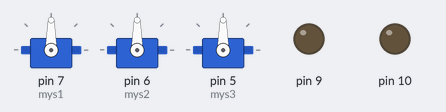
A sketch run on a simulated Arduino Uno, built with avr-gcc and run on an emulated ATmega328P. Shown: 3 × servo, output pins drawn as LEDs (lit = HIGH).

Above: at 0.1 s.
At 6.4 s:
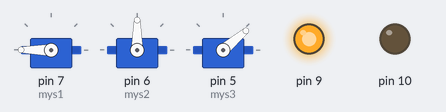
At 8.83 s:
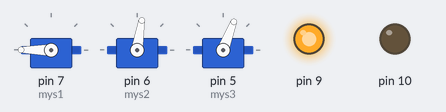
At 11.0 s:
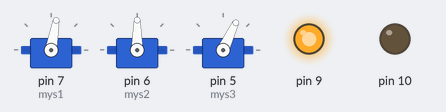
At 12.5 s:
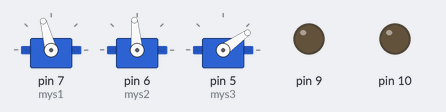
At 17.0 s:
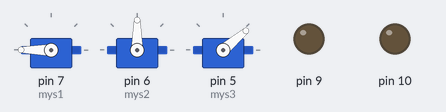
Timing chart, 0 to 18.5 s (numbered marks = the images above):
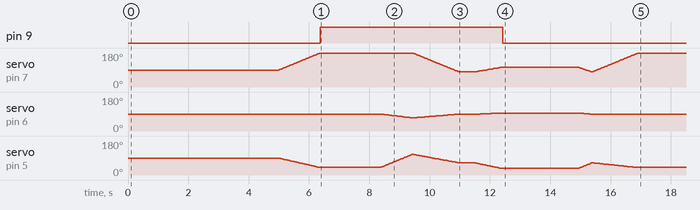

Measured:
- by itself, pin 9: LOW → HIGH at 6.4 s, → LOW 6.1 s later

The sketch:

move.ino
```cpp
#include <Servo.h>

Servo mys1,mys2,mys3;

int flag = 1;
int dt = 5000;

void Mys_123(int angle1,int angle2,int angle3,int t);

void setup(void){
  Serial.begin(9600);
  pinMode(10, OUTPUT);
  pinMode(9, OUTPUT);
  mys1.attach(7);
  mys2.attach(6);
  mys3.attach(5);
}

void loop() {
  if(flag==1){
    // one();
    // delay(dt);
    // two();
    // delay(dt);
    // three();
    // delay(dt);
    // four();
    // delay(dt);
    // five();
    // delay(dt);
    // six();
    // delay(dt);
    // seven();
    // delay(dt);
    // eight();
    // delay(dt);
    // nine();
    // delay(dt);
    // ten();
    delay(dt);
    eleven();
    flag++;
  }
}

void Mys_123(int angle1,int angle2,int angle3,int t){      //控制机械臂的3个舵机，编号1、2、3
  double ang1=mys1.read();double ang2=mys2.read();double ang3=mys3.read();
  double cha[3];
  cha[0]=angle1-ang1;cha[1]=angle2-ang2;cha[2]=angle3-ang3;
  for(int i=0;i<3;i++){if(cha[i]<0){cha[i]=-cha[i];}}
  double chaMax=0;
  for(int i=0;i<3;i++){if(chaMax<cha[i]){chaMax=cha[i];}}
  while(1){
    if(mys1.read()==angle1 && mys2.read()==angle2 && mys3.read()==angle3){break;}
    if(mys1.read()>angle1)     {ang1-=(cha[0]/chaMax);mys1.write(int(ang1));}
    else if(mys1.read()<angle1){ang1+=(cha[0]/chaMax);mys1.write(int(ang1));}
    if(mys2.read()>angle2)     {ang2-=(cha[1]/chaMax);mys2.write(int(ang2));}
    else if(mys2.read()<angle2){ang2+=(cha[1]/chaMax);mys2.write(int(ang2));}
    if(mys3.read()>angle3)     {ang3-=(cha[2]/chaMax);mys3.write(int(ang3));}
    else if(mys3.read()<angle3){ang3+=(cha[2]/chaMax);mys3.write(int(ang3));}
    delay(t);
  }
}
void chessDown(){
  digitalWrite(9, LOW);  // 控制继电器打开
}
void chessUp(){
  digitalWrite(9, HIGH);  // 控制继电器打开
}
void one(){
  Mys_123(180,90,40,15);
  chessUp();
  delay(2000);
  Mys_123(180,70,110,15);
  Mys_123(80,90,65,15);
  delay(500);

  //1hao
  Mys_123(65,135,60,30);

  chessDown();
  delay(2500);
  Mys_123(80,90,65,15);
  Mys_123(180,90,40,15);
}

void two(){
  Mys_123(180,90,40,15);
  chessUp();
  delay(2000);
  Mys_123(180,70,110,15);
  Mys_123(80,90,65,15);
  delay(500);

  //2hao
  Mys_123(68,121,48,30);

  chessDown();
  delay(2500);
  Mys_123(80,90,65,15);
  Mys_123(180,90,40,15);
}

void three(){
  Mys_123(180,90,40,15);
  chessUp();
  delay(2000);
  Mys_123(180,70,110,15);
  Mys_123(80,90,65,15);
  delay(500);

  //3hao
  Mys_123(83,135,60,30);

  chessDown();
  delay(2500);
  Mys_123(80,90,65,15);
  Mys_123(180,90,40,15);
}

void four(){
  Mys_123(180,90,40,15);
  chessUp();
  delay(2000);
  Mys_123(180,70,110,15);
  Mys_123(80,90,65,15);
  delay(500);

  //4hao
  Mys_123(73,125,55,30);

  chessDown();
  delay(2500);
  Mys_123(80,90,65,15);
  Mys_123(180,90,40,15);
}

void five(){
  Mys_123(180,90,40,15);
  chessUp();
  delay(2000);
  Mys_123(180,70,110,15);
  Mys_123(80,90,65,15);
  delay(500);

  //5hao
  Mys_123(60,110,40,30);

  chessDown();
  delay(2500);
  Mys_123(80,90,65,15);
  Mys_123(180,90,40,15);
}

void six(){
  Mys_123(180,90,40,15);
  chessUp();
  delay(2000);
  Mys_123(180,70,110,15);
  Mys_123(80,90,65,15);
  delay(500);

  //6hao
  Mys_123(92,132,50,30);

  chessDown();
  delay(2500);
  Mys_123(80,90,65,15);
  Mys_123(180,90,40,15);
}

void seven(){
  Mys_123(180,90,40,15);
  chessUp();
  delay(2000);
  Mys_123(180,70,110,15);
  Mys_123(80,90,65,15);
  delay(500);

  //7hao
  Mys_123(85,150,70,30);

  chessDown();
  delay(2500);
  Mys_123(80,90,65,15);
  Mys_123(180,90,40,15);
}

void eight(){
  Mys_123(180,90,40,15);
  chessUp();
  delay(2000);
  Mys_123(180,70,110,15);
  Mys_123(80,90,65,15);
  delay(500);

  //8hao
  Mys_123(85,115,45,30);

  chessDown();
  delay(2500);
  Mys_123(80,90,65,15);
  Mys_123(180,90,40,15);
}

void nine(){
  Mys_123(180,90,40,15);
  chessUp();
  delay(2000);
  Mys_123(180,70,110,15);
  Mys_123(80,90,65,15);
  delay(500);

  //9hao
  Mys_123(93,115,35,30);

  chessDown();
  delay(2500);
  Mys_123(80,90,65,15);
  Mys_123(180,90,40,15);
}

void ten(){
  Mys_123(180,90,40,15);
  chessUp();
  delay(2000);
  Mys_123(180,70,110,15);
  Mys_123(80,90,65,15);
  delay(500);

  //10hao
  Mys_123(68,150,80,30);

  chessDown();
  delay(2500);
  Mys_123(80,90,65,15);
  Mys_123(180,90,40,15);
}

void eleven(){
  Mys_123(180,90,40,15);
  chessUp();
  delay(2000);
  Mys_123(180,70,110,15);
  Mys_123(80,90,65,15);
  delay(500);

  //11hao
  Mys_123(105,95,35,30);

  chessDown();
  delay(2500);
  Mys_123(80,90,65,15);
  Mys_123(180,90,40,15);
}
```
